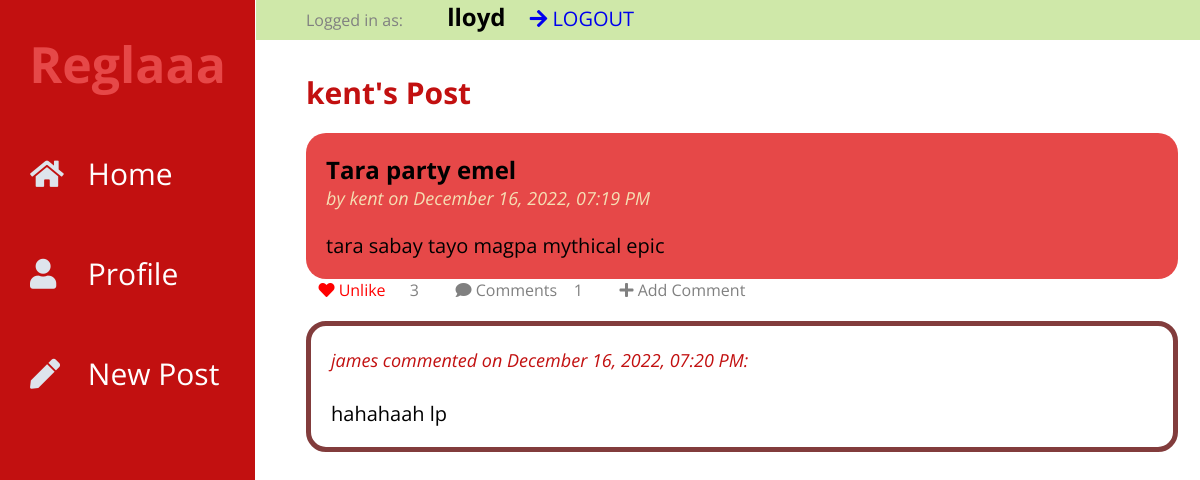
Before: /comments/4/view (signed in) with the older database file.
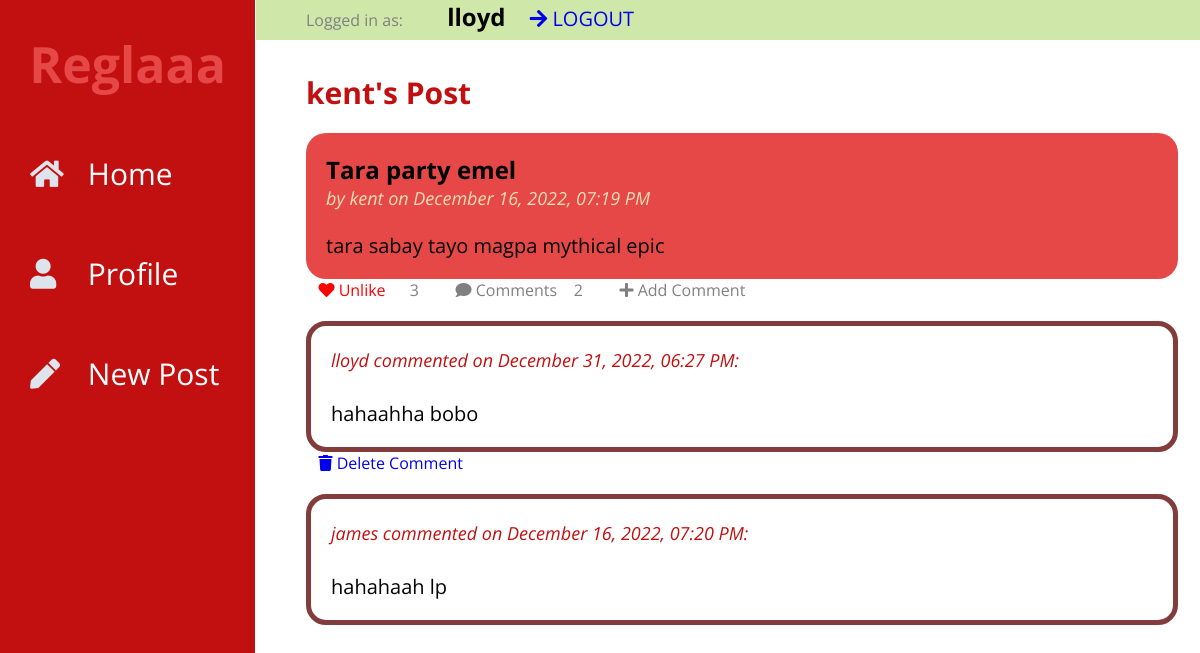
After: the same page with the newer database file.
### tables this page shows
CREATE TABLE user (
  id INTEGER PRIMARY KEY AUTOINCREMENT,
  username TEXT UNIQUE NOT NULL,
  password TEXT NOT NULL
);

CREATE TABLE post (
  id INTEGER PRIMARY KEY AUTOINCREMENT,
  author_id INTEGER NOT NULL,
  created TIMESTAMP DEFAULT (datetime('now','localtime')),
  title TEXT NOT NULL,
  body TEXT NOT NULL,
  FOREIGN KEY (author_id) REFERENCES user (id)
);

CREATE TABLE comments (
  id INTEGER PRIMARY KEY AUTOINCREMENT,
  post_id INTEGER NOT NULL,
  user_id INTEGER NOT NULL,
  body TEXT NOT NULL,
  created TIMESTAMP DEFAULT (datetime('now','localtime')),
  FOREIGN KEY (post_id) REFERENCES post (id),
  FOREIGN KEY (user_id) REFERENCES user (id)
);

### flaskr/blog.py (the view, shortened to what this page needs)
@bp.route("/comments/<int:post_id>/<action>",methods=("GET", "POST"))
def comments(post_id,action):
    db = get_db()
    post = db.execute(
        "SELECT p.id, title, body, created, author_id, username,"
        "(SELECT COUNT(user_id) FROM likes WHERE post_id = p.id) AS likes,"
        "(SELECT COUNT(user_id) FROM comments WHERE post_id = p.id) AS comments"
        " FROM post p JOIN user u ON p.author_id = u.id"
        " WHERE p.id = ?"
        " ORDER BY created DESC"
        , (post_id,),
    ).fetchone()
    comms = db.execute(
        "SELECT c.id, body, created, user_id, username"
        " FROM comments c JOIN user u ON c.user_id = u.id"
        " WHERE c.post_id = ?"
        " ORDER BY created DESC"
        , (post_id,),
    ).fetchall()
    return render_template("blog/comments.html",post=post,comms=comms,action=action)

### flaskr/auth.py (called while the page is built)
@bp.before_app_request
def load_logged_in_user():
    user_id = session.get("user_id")
    if user_id is None:
        g.user = None
        g.liked = None
    else:
        g.user = (
            get_db().execute("SELECT * FROM user WHERE id = ?", (user_id,)).fetchone()
        )
        likedd = (
            get_db().execute("SELECT post_id,user_id FROM likes WHERE user_id = ?", (user_id,)).fetchall()
        )
        g.liked = []
        for like in likedd:
            g.liked.append([like['post_id'],like['user_id']])

### flaskr/db.py (called while the page is built)
def get_db():
    if "db" not in g:
        g.db = sqlite3.connect(
            current_app.config["DATABASE"], detect_types=sqlite3.PARSE_DECLTYPES
        )
        g.db.row_factory = sqlite3.Row
    return g.db

### flaskr/templates/blog/comments.html
{% extends 'base.html' %}
{% block posts %}
  <p class="title">{% block title %}{{post['username']}}'s Post{% endblock %}</p>
{% endblock %}
{% block content %}
<article class="post">
        <div class="body">
            <h2>{{ post['title'] }}</h2>
            <p class="about">by {{ post['username'] }} on {{ post['created'].strftime("%B %d, %Y, %I:%M %p") }}</p>
            <br>
            <br>
            <p class="body">{{ post['body'] }}</p>
        </div>
</article>
    <div class="opt">
        {% if g.user %}
            {% if [post['id'],g.user['id']] in g.liked %}
                <a class="unlike" href="{{ url_for('blog.like_action', post_id=post.id, action='unlike') }}">
                    <span class="icon">&nbsp&nbsp&nbsp<i class="fas fa-heart"></i></span>
                    <span class="item">Unlike</span>
                </a>
            {% else %}
                <a href="{{ url_for('blog.like_action', post_id=post.id, action='like') }}">
                    <span class="icon">&nbsp&nbsp&nbsp<i class="fas fa-heart"></i></span>
                    <span class="item">Like {{ like }}</span>
                </a>
            {% endif %}
        {% else %}
        <span class="icon">&nbsp&nbsp&nbspLikes: <i class="fas fa-heart"></i></span>
        {% endif %}
        <p>{{ post['likes'] }}</p>
        <a>
            <span class="icon">&nbsp&nbsp&nbsp<i class="fas fa-comment"></i></span>
            <span class="item">Comments &nbsp&nbsp&nbsp{{ post.comments }}</span>
        </a>
        {% if g.user %}
        {% if action == 'view' %}
        <a href="{{ url_for('blog.comments', post_id=post.id,action='add') }}">
            <span class="icon">&nbsp&nbsp&nbsp<i class="fas fa-plus"></i></span>
            <span class="item">Add Comment</span>
        </a>
        {% else %}
        <a href="{{ url_for('blog.comments', post_id=post.id,action='view') }}">
            <span class="icon">&nbsp&nbsp&nbsp<i class="fas fa-times"></i></span>
            <span class="item">Cancel</span>
        </a>
        {% endif %}
        {% endif %}
    </div>
{% if action == 'add' %}
<div class="form">
  <form method="post">
    <label for="body">Comment as {{ g.user['username'] }}: </label>
    <textarea class="com" name="body" id="body">{{ request.form['body'] }}</textarea>
    <input type="submit" value="Comment">
  </form>
  </div>
{% else %}
{% for comm in comms %}
<article class="comment">
    <div class="body">
        <p class="about">{{comm.username}} commented on {{comm.created.strftime("%B %d, %Y, %I:%M %p")}}: </p>
        <br>
        <br>
        <p class="body">{{comm.body}}</p>
    </div>
</article>
{% if g.user['id'] == comm['user_id'] %}
<a href="{{ url_for('blog.comment_action', comment_id=comm.id, action='delete') }}">
    <span class="icon">&nbsp&nbsp&nbsp<i class="fas fa-trash"></i></span>
    <span class="item">Delete Comment</span>
</a>
{% endif %}
{% endfor %}
{% endif %}
{% endblock %}

### flaskr/templates/base.html (shortened to what this page needs)
<!doctype html>
<link rel="stylesheet" href="{{ url_for('static', filename='style.css') }}">
<link rel="stylesheet" href="https://use.fontawesome.com/releases/v5.8.1/css/all.css">
<div class="wrapper">
        <div class="sidebar">
            <div class="profile">
                <h1><a href="{{ url_for('index') }}">Reglaaa</a></h1>
            </div>
            <ul>
                <li>
                    <a href="{{ url_for('index') }}">
                        <span class="icon"><i class="fas fa-home"></i></span>
                        <span class="item">Home</span>
                    </a>
                </li>
                {% if not g.user %}
                <li>
                    <a href="{{ url_for('auth.login') }}">
                        <span class="icon"><i class="fas fa-sign"></i></span>
                        <span class="item">Login</span>
                    </a>
                </li>
                <li>
                    <a href="{{ url_for('auth.register') }}">
                        <span class="icon"><i class="fas fa-book"></i></span>
                        <span class="item">Register</span>
                    </a>
                </li>
                {% else %}
                <li>
                    <a href="{{ url_for('blog.profile', userid=g.user.id) }}">
                        <span class="icon"><i class="fas fa-user"></i></span>
                        <span class="item">Profile</span>
                    </a>
                </li>
                  <li><a href="{{ url_for('blog.create') }}">
                      <span class="icon"><i class="fas fa-pen"></i></span>
                      <span class="item">New Post</span>
                  </a>
                {% endif %}
            </ul>
        </div>
        <section class="content">
            {% if g.user %}
    <div class="top-menu">
                <p>Logged in as: </p>
                <h1>{{ g.user['username'] }}</h1>
                <a href="{{ url_for('auth.logout') }}" onclick="return confirm('Are you sure?');">
                    <span class="icon"><i class="fas fa-arrow-right"></i></span>
                    <span class="item">LOGOUT</span>
                </a>
            </div>
  {% endif %}
            <br>
  <div class="posts">
    {% block posts %}{% endblock %}
  {% block content %}{% endblock %}
      </div>
</section>
</div>

### flaskr/static/style.css (style rules this page uses)
* { list-style: none; text-decoration: none; margin: 0; padding: 0; box-sizing: border-box; font-family: 'Open Sans', sans-serif; }
.wrapper .sidebar { background: #C21010; position: fixed; top: 0; left: 0; width: 255px; height: 100%; padding: 20px 0; transition: all 0.5s ease; z-index: 2; }
.wrapper .sidebar .profile { margin-bottom: 20px; text-align: center; }
.wrapper .sidebar .profile h1 { margin: 10px 0 5px; }
.wrapper .sidebar .profile a { font-size: 50px; color: #E64848; }
.wrapper .sidebar ul li a { display: block; height: 100px; padding: 30px; color: white; font-size: 30px; position: relative; transition: all 0.2s ease; }
.wrapper .sidebar ul li a .icon { color: #dee4ec; width: 30px; display: inline-block; margin-right: 20px; }
.wrapper .content { width: 81%; margin-left: 16rem; }
.top-menu { display: block; position: fixed; width: 100%; height: 40px; background-color: #CFE8A9; padding: 0px 50px; transition: all 1s ease; }
.top-menu a { font-size: 20px; }
.top-menu a, h1 { display: inline-block; margin-left: 20px; }
.posts { padding: 50px; }
.post { margin-top: 20px; padding: 20px; border-radius: 20px; background-color: #E64848; transition: all 1s ease; }
.post .about { color: wheat; font-size: 18px; font-style: italic; }
.title { color: #C21010; font-weight: bold; font-size: 30px; }
.opt { display: block; }
.opt a,p { display: inline-block; margin-right: 20px; color: #808080; }
.comment { display: block; margin-top: 20px; padding: 20px; border-radius: 20px; border: 5px solid #823c3c; transition: all 1s ease; font-size: 20px; }
.comment .about { color: #C21010; font-size: 18px; font-style: italic; }
p.body { white-space: pre-line; font-size: 20px; color: black !important; }
a.unlike { color: red; }

Changed rows visible on the page:
added comments: username "lloyd", created "December 31, 2022, 06:27 PM", body "hahaahha bobo"
Other visible differences:
{{ post.comments }}: "1" → "2"
